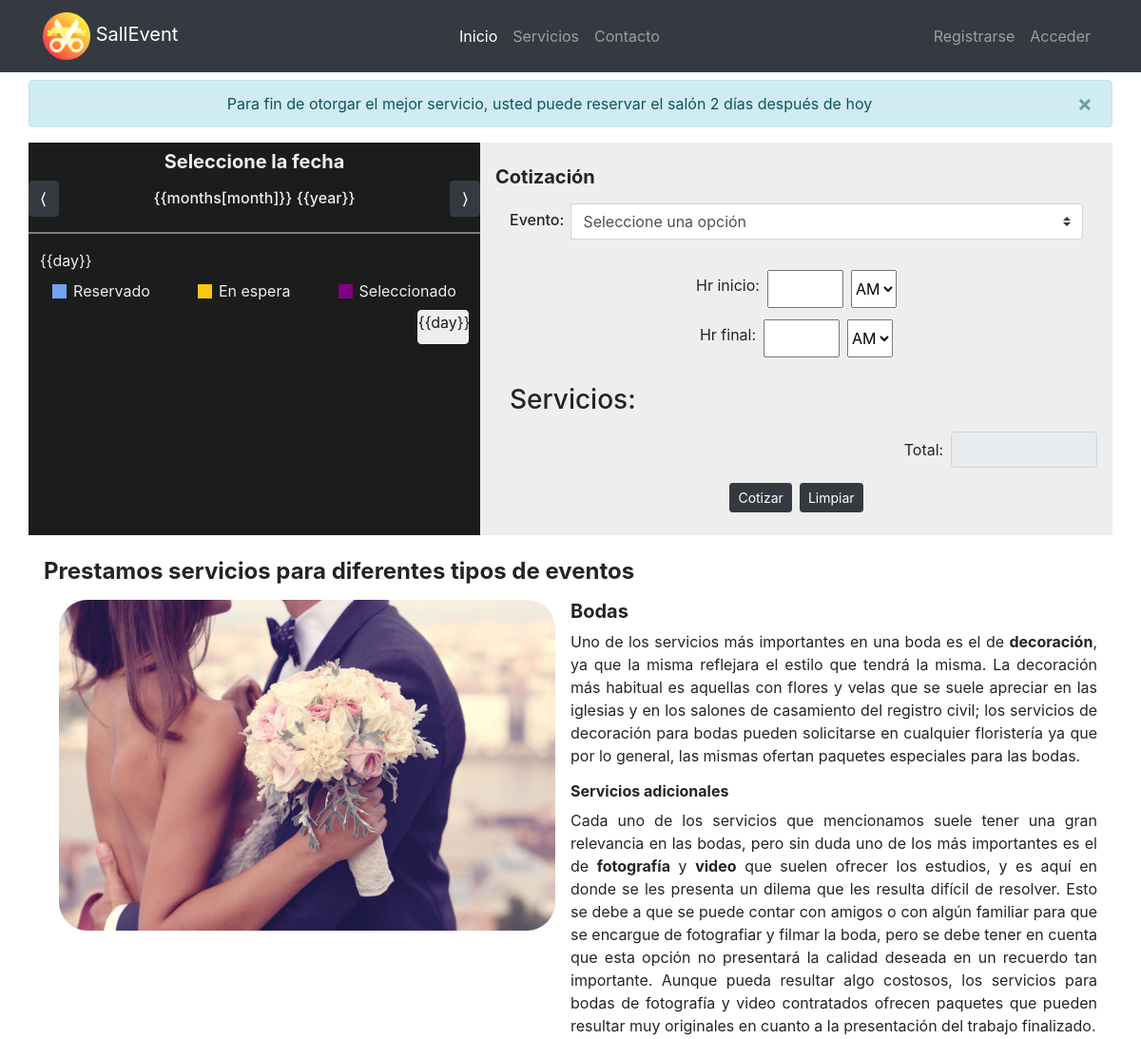
The page /services/index.php (upper part) on the database as committed earlier.
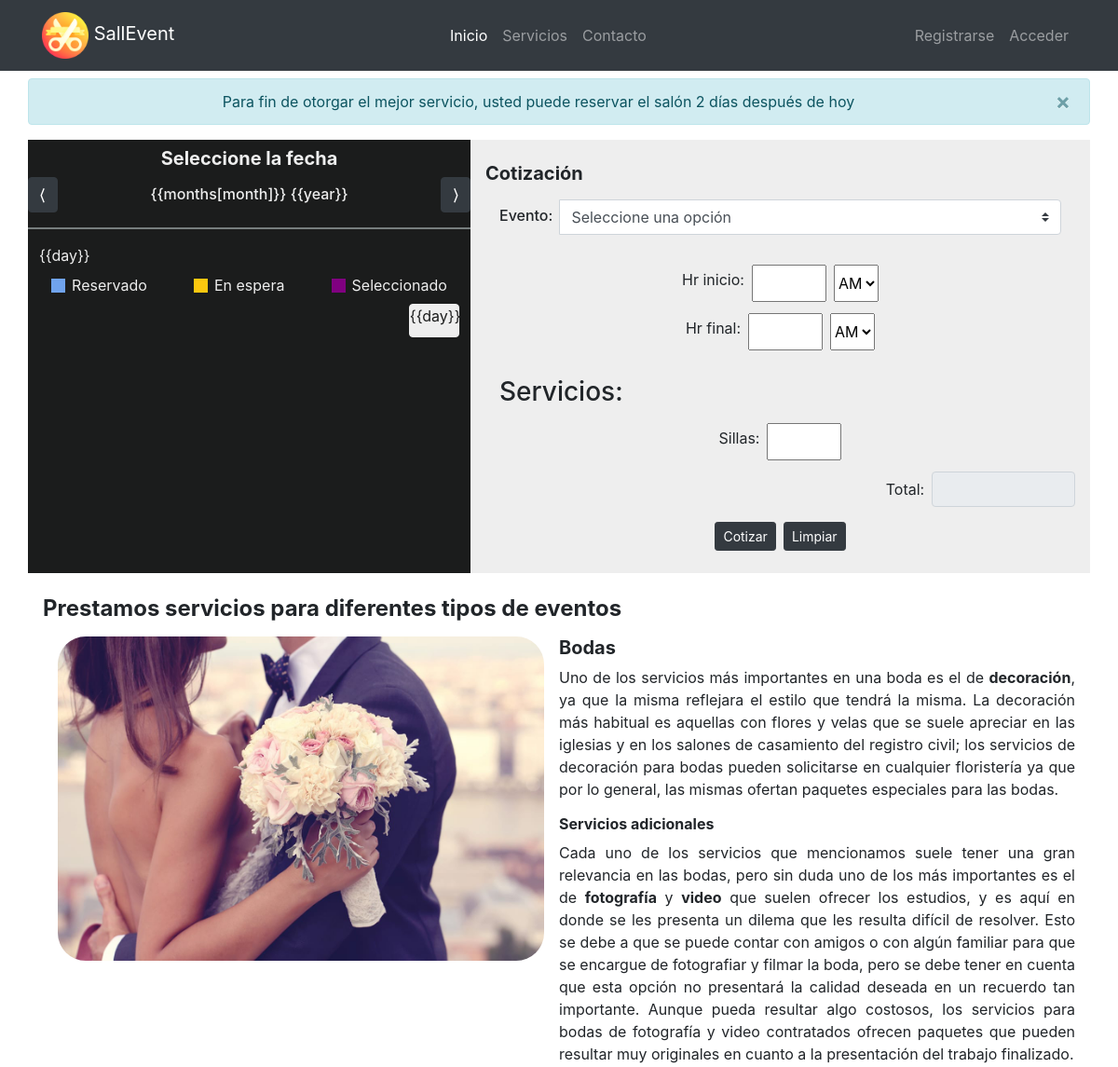
The same page on the database as committed later.
### tables this page shows
CREATE TABLE IF NOT EXISTS services(
    id_service INT PRIMARY KEY AUTO_INCREMENT,
    name_service VARCHAR(45) NOT NULL,
    price FLOAT NOT NULL,
    detail VARCHAR(45) NOT NULL
) ENGINE InnoDB;

### databaseOperations/connect.php (called while the page is built, shortened)
<?php
    class ConectionDB{
        private static $servername = "localhost";
        private static $database = "sallevent";
        private static $username = "acceso";
        private static $password = "acceso";
        public static function get_connection(): mysqli {
            $connection = new mysqli(self::$servername, self::$username, self::$password, self::$database);
            return $connection;
        }
    }
?>

### databaseOperations/operations.php (called while the page is built, shortened)
<?php
    class OperationBD{
        private $connectDB;
        function __construct() {
            require_once('connect.php');
            $this->connectDB = ConectionDB::get_connection();
            $this->connectDB->set_charset('utf8');
        }
        public function getServices(){
            $this->querys = "SELECT * FROM services ;";
            $this->result = $this->connectDB->query($this->querys);
            $result_return = $this->result;
            return $result_return;
        }
    }
?>

### services/index.php (the view, shortened to what this page needs)
<!DOCTYPE html>
<html lang="es">
<head>
   <link rel="stylesheet" href="https://stackpath.bootstrapcdn.com/bootstrap/4.5.2/css/bootstrap.min.css" />
   <link rel="stylesheet" href="https://use.fontawesome.com/releases/v5.7.0/css/all.css">
   <?php
   require_once('../databaseOperations/operations.php');
   ?>
</head>
<body class="w-100">
   <main class="container p-0 mt-2" id="app">
      <div class="alert alert-info alert-dismissible fade show text-center" role="alert">
         Para fin de otorgar el mejor servicio, usted puede reservar el salón 2 días después de hoy
         <button type="button" class="close" data-dismiss="alert" aria-label="close">
            <span aria-hidden="true">&times;</span>
         </button>
      </div>
      <section id="date-price" class="row no-gutters mb-4">
         <article id="date" class="w-100 text-center pt-2 col-lg-5">
            <h5 class="mb-2 font-weight-bold">Seleccione la fecha</h5>
            <div id="month" class="d-flex justify-content-between align-items-center mb-3 pb-3">
               <button type="button" class="btn btn-dark" v-on:click="previuos_month">&LeftAngleBracket;</button>
               <h6 class="mb-0">{{months[month]}} {{year}}</h6>
               <button type="button" class="btn btn-dark" v-on:click="next_month">&RightAngleBracket;</button>
            </div>
            <div id="week" class="d-flex row-cal mb-2">
               <div class="box-col-cal" v-for="day in week">{{day}}</div>
            </div>
            <div id="state" class="row mb-2 no-gutters justify-content-around">
               <div>
                  <div class="d-flex align-items-center">
                     <div style="background: #70A3ED;" class="box-state"></div>
                     <p class="mb-0">Reservado</p>
                  </div>
               </div>
               <div>
                  <div class="d-flex align-items-center">
                     <div style="background: #FCC70F;" class="box-state"></div>
                     <p class="mb-0">En espera</p>
                  </div>
               </div>
               <div>
                  <div class="d-flex align-items-center">
                     <div style="background: purple;" class="box-state"></div>
                     <p class="mb-0">Seleccionado</p>
                  </div>
               </div>
            </div>
            <div id="cal">
               <div class="d-flex row-cal" v-for="(week, indexweek) in calendar">
                  <div class="box-col-cal" v-for="(day, indexday) in week">
                     <div class="col-cal btn" v-bind:class="get_class_date(day)" v-on:click="select_date(indexweek, indexday)">{{day}}</div>
                  </div>
               </div>
            </div>
         </article>
         <article id="price" class="w-100 pt-4 pb-4 pl-sm-3 pr-sm-3 col-lg-7">
            <h5 class="font-weight-bold">Cotización</h5>
            <form id="form-book" method="POST">
               <div class="d-flex flex-row flex-wrap">
                  <div class="col-md-12 input-group mb-2 mt-2" id="eventother">
                     <div class="input-group-prepend mb-3">
                        <label for="event" class="h6 mt-2 mr-2">Evento:</label>
                     </div>
                     <select id="event" class="custom-select mb-3" name="values[]" required>
                        <option value="" selected hidden>Seleccione una opción</option>
                     </select>
                  </div>
                  <div class="col-md-12">
                     <div class="d-flex flex-column flex-wrap">
                        <div class="mt-2 d-flex flex-wrap justify-content-center">
                           <label for="start-time" class="mr-2 mt-1">Hr inicio:</label>
                           <input type="number" name="values[]" id="start-time" class="mb-1" min="1" max="12" required />
                           <select class="ml-2 selected mb-1" name="values[]" id="start-time-select">
                              <option value="am">AM</option>
                           </select>
                        </div>
                        <div class="mt-2 d-flex flex-wrap justify-content-center">
                           <label for="final-time" class="mr-2 mt-1">Hr final:</label>
                           <input type="number" name="values[]" id="final-time" class="mb-1" min="1" max="12" required />
                           <select class="ml-2 selected mb-1" name="values[]" id="final-time-select">
                              <option value="am">AM</option>
                           </select>
                        </div>
                     </div>
                  </div>
                  <div class="col-md-12 mt-4">
                     <h3>Servicios:</h3>
                  </div>
                  <div class="col-md-12 mt-2">
                     <div class="d-flex flex-wrap justify-content-around" id="boxservices">
                        <?php
                        require_once('../databaseOperations/operations.php');
                        $operations = new OperationBD();
                        $services = $operations->getServices();
                        if ($services->num_rows) {
                           while ($row = $services->fetch_assoc()) {
                              echo '
                      <div class="col-md-4 mb-2 d-flex flex-wrap justify-content-center">
                        <label for="';
                              echo $row['id_service'];
                              echo '" class="mr-2 mt-1">';
                              echo $row['name_service'] . ":";
                              echo '</label>
                        <input type="number" name="';
                              echo $row['id_service'];
                              echo '" id="';
                              echo $row['id_service'];
                              echo '" class="mb-1" min="0" required  />
                      </div>';
                           }
                        }
                        ?>
                     </div>
                  </div>
               </div>
            </form>
            <div class="row no-gutters justify-content-end mb-3">
               <div class="col-sm-6 col-md-5">
                  <div class="input-group align-items-center justify-content-end no-gutters">
                     <label for="total" class="pr-2 mb-0">Total:</label>
                     <div class="col-8 col-sm-7">
                        <input type="text" name="total" id="total" class="form-control" v-model="total" disabled />
                     </div>
                  </div>
               </div>
            </div>
            <div class="d-flex justify-content-center">
               <button type="button" class="btn btn-dark btn-sm mr-2" onclick="quote()">Cotizar</button>
               <button type="reset" class="btn btn-dark btn-sm" form="form-book" onclick="restore()">Limpiar</button>
            </div>
         </article>
      </section>
      <section id="services" class="mb-5 pl-sm-3 pr-sm-3">
         <h4 class="font-weight-bold mb-3">Prestamos servicios para diferentes tipos de eventos</h4>
         <article class="row no-gutters mb-3">
            <div class="mb-3 pl-md-5 pr-md-5 col-lg-6 pl-lg-3 pr-lg-3">
               <img src="../img/services/boda.jpg" alt="Boda" class="img-fluid" style="border-radius: 30px;">
            </div>
            <div class="col-lg-6">
               <h5 class="font-weight-bold">Bodas</h5>
               <p class="text-justify">
                  Uno de los servicios más importantes en una boda es el de <span class="font-weight-bold">decoración</span>, ya que la misma reflejara el estilo que tendrá la misma.
                  La decoración más habitual es aquellas con flores y velas que se suele apreciar en las iglesias y en los salones de casamiento del registro civil;
                  los servicios de decoración para bodas pueden solicitarse en cualquier floristería ya que por lo general, las mismas ofertan paquetes especiales para las bodas.
               </p>
               <h6 class="font-weight-bold">Servicios adicionales</h6>
               <p class="text-justify">
                  Cada uno de los servicios que mencionamos suele tener una gran relevancia en las bodas, pero sin duda uno de los más importantes es el de <span class="font-weight-bold">fotografía</span>
                  y <span class="font-weight-bold">video</span> que suelen ofrecer los estudios, y es aquí en donde se les presenta un dilema que les resulta difícil de resolver.
                  Esto se debe a que se puede contar con amigos o con algún familiar para que se encargue de fotografiar y filmar la boda,
                  pero se debe tener en cuenta que esta opción no presentará la calidad deseada en un recuerdo tan importante. Aunque pueda resultar algo costosos, los servicios para bodas de fotografía y
                  video contratados ofrecen paquetes que pueden resultar muy originales en cuanto a la presentación del trabajo finalizado.
               </p>
            </div>
         </article>
      </section>
   </main>
</body>
</html>

### services/index.php (style rules this page uses)
#date { background-color: #1B1C1C; color: #EEEEEE; }
#month { border-bottom: 2px solid #777e7e; }
.box-state { width: 15px; height: 15px; margin-right: 7px; }
.row-cal { margin-bottom: 15px; margin-left: 12px; }
.box-col-cal { padding-right: 12px; width: 14.2857%; }
.col-cal { width: 100%; padding: 0; padding-bottom: 10px; background: #EEEEEE; color: #1B1C1C; border-color: #EEEEEE; }
#cal>div.row-cal:first-child { justify-content: flex-end; }
#price { background-color: #EEEEEE; }
input[type="number"] { width: 80px; height: 40px; }

Rows that differ between the two databases and show on the page:
added services: name_service "Sillas"
